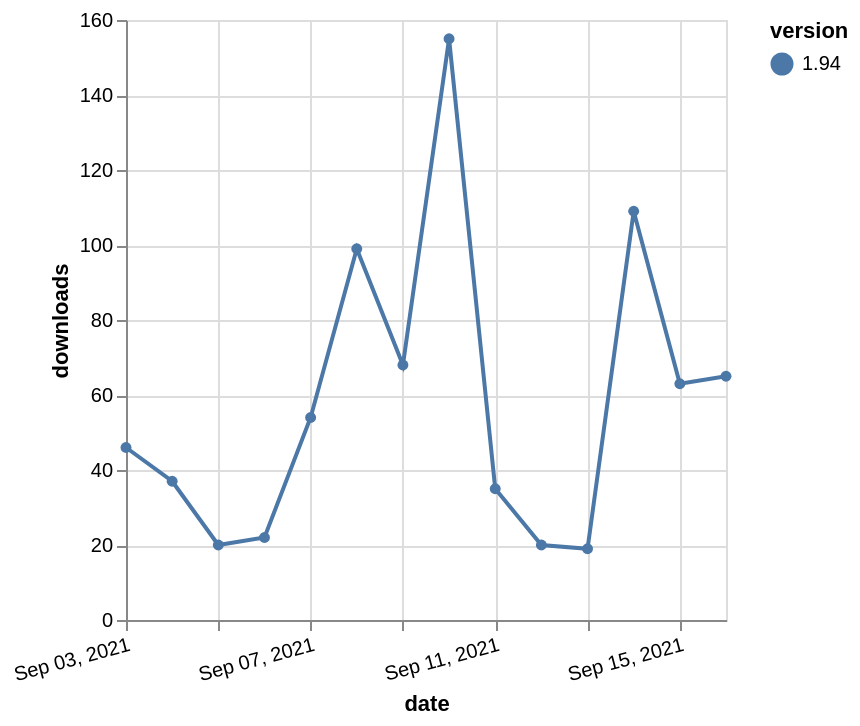

Write the Vega-Lite specification saved for this chart.
### Vega-Lite specification from a JSON file in a GitHub repository (floating-point values rounded to 4 significant figures)
{"$schema": "https://vega.github.io/schema/vega-lite/v5.json", "description": "A simple bar chart with embedded data.", "data": {"values": [{"date": "2021-09-03", "total": 80491, "delta": 46, "version": "1.94"}, {"date": "2021-09-04", "total": 80528, "delta": 37, "version": "1.94"}, {"date": "2021-09-05", "total": 80548, "delta": 20, "version": "1.94"}, {"date": "2021-09-06", "total": 80570, "delta": 22, "version": "1.94"}, {"date": "2021-09-07", "total": 80624, "delta": 54, "version": "1.94"}, {"date": "2021-09-08", "total": 80723, "delta": 99, "version": "1.94"}, {"date": "2021-09-09", "total": 80791, "delta": 68, "version": "1.94"}, {"date": "2021-09-10", "total": 80946, "delta": 155, "version": "1.94"}, {"date": "2021-09-11", "total": 80981, "delta": 35, "version": "1.94"}, {"date": "2021-09-12", "total": 81001, "delta": 20, "version": "1.94"}, {"date": "2021-09-13", "total": 81020, "delta": 19, "version": "1.94"}, {"date": "2021-09-14", "total": 81129, "delta": 109, "version": "1.94"}, {"date": "2021-09-15", "total": 81192, "delta": 63, "version": "1.94"}, {"date": "2021-09-16", "total": 81257, "delta": 65, "version": "1.94"}]}, "width": "container", "mark": {"type": "line", "point": {"filled": true}}, "encoding": {"x": {"field": "date", "type": "temporal", "timeUnit": "yearmonthdate", "title": "date", "axis": {"labelAngle": -15}}, "y": {"field": "delta", "type": "quantitative", "title": "downloads"}, "color": {"field": "version", "type": "nominal"}, "tooltip": {"field": "delta"}}}
